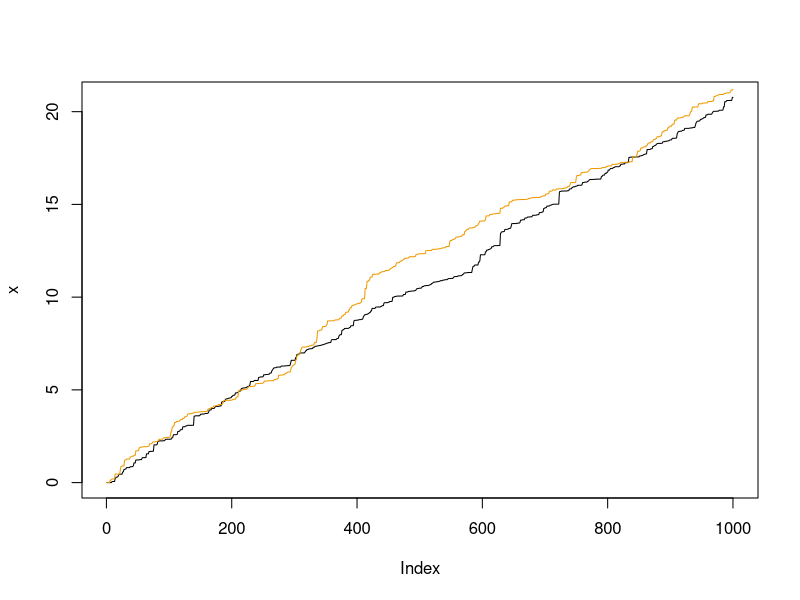

Generate this figure with R:

nbr_pts = 1000
L = nbr_pts
forme = 16
n = 1000
taux = 8
T = 10
N=1000
t = seq(0,T,length.out = nbr_pts)
U <- runif(L)
simulate = function() {
  U <- runif(L)
  x = numeric(nbr_pts)
  x[1] = 0
  delta_x <- qgamma(U, shape=forme*T/nbr_pts, rate=taux)
  for (i in 2:nbr_pts){
    x[i] = delta_x[i] + x[i - 1]
  }
  res = matrix(0,nrow = 2, ncol = nbr_pts)
  res[1,] = x
  res[2,] = delta_x
  return(res)
}


mat_res = simulate()
x = mat_res[1,]
delta_x = mat_res[2,]
plot(x,type='l')
forme_est = x[L]^2/(0.01*(L*sum(delta_x^2)-x[L]^2))
taux_est = (x[L]*L)/(L*sum(delta_x^2)-x[L]^2)
delta_nouveau = qgamma(U,shape = forme_est*T/nbr_pts, rate = taux_est)
y = numeric(nbr_pts)
y[1] = 0
for (j in 2:nbr_pts){
  y[j]= delta_nouveau[j]+y[j-1]
}
lines(y,type='l',col = "orange2")